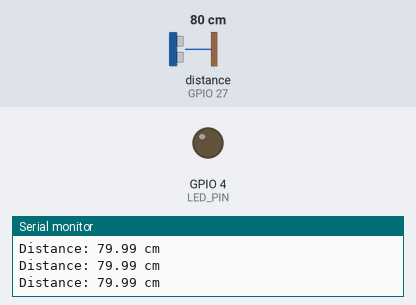
Simulated run of this sketch. Board: ESP32. On the bench: output pins drawn as LEDs (lit = HIGH), the last lines printed to the serial monitor. Wiring (inferred from the names in the program): ultrasonic range finder: trigger GPIO 5; echo GPIO 27. Inputs (shaded band) come from the test bench; at power-on: distance to the obstacle (sensor on GPIO 27) 80 cm. The echo pulse lasts 58.3 µs per cm; WiFi joins after 1.5 s; servers stay silent unless stated; the local clock reads 2024-03-15 10:24:30 at power-on unless the sketch sets it; pins used as bus, display or sensor lines are not drawn.

Above: at 2.7 s.
2.8 s: distance to the obstacle (sensor on GPIO 27) set to 6 cm
4.3 s: distance to the obstacle (sensor on GPIO 27) set to 3 cm
At 5.3 s:
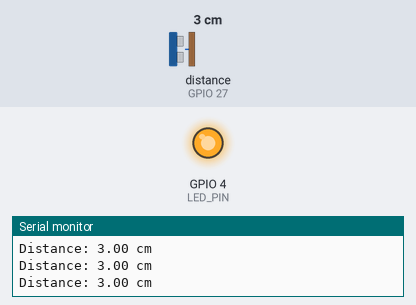
5.8 s: distance to the obstacle (sensor on GPIO 27) set to 9 cm
At 7.0 s:
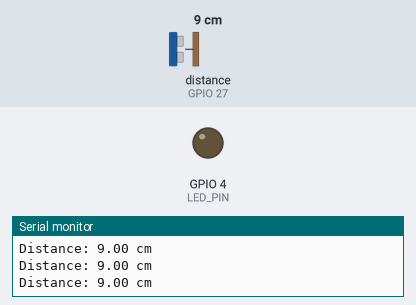
7.4 s: distance to the obstacle (sensor on GPIO 27) set to 2 cm
At 8.7 s:
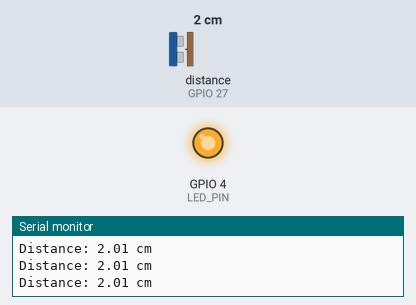
Timing chart, 0 to 10.0 s (numbered marks = the images above; inputs shaded):
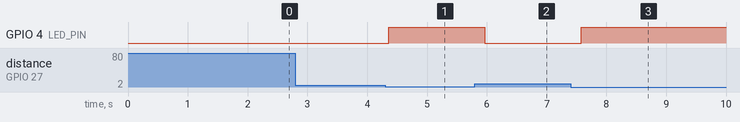

Measured:
- the behaviour switches between 5 and 4 cm on distance to the obstacle (sensor on GPIO 27) (found by bisection; images 0 and 1)
- after the input at 4.3 s, GPIO 4 (LED_PIN): LOW → HIGH after 0.06 s
- after the input at 5.8 s, GPIO 4 (LED_PIN): HIGH → LOW after 0.17 s
- after the input at 7.4 s, GPIO 4 (LED_PIN): LOW → HIGH after 0.18 s

The sketch:

Untitled_jun08b.ino
```cpp
#include "arduino_secrets.h"
/*
  Sketch generated by the Arduino IoT Cloud Thing "Untitled"
  https://create.arduino.cc/cloud/things/e5cfa8ff-74e9-4bcf-bacc-639dd653aba6

  Arduino IoT Cloud Variables description

  The following variables are automatically generated and updated when changes are made to the Thing

  float distance;
  bool switch_led;

  Variables which are marked as READ/WRITE in the Cloud Thing will also have functions
  which are called when their values are changed from the Dashboard.
  These functions are generated with the Thing and added at the end of this sketch.
*/


#include "thingProperties.h"

#define TRIG_PIN 5
#define ECHO_PIN 27
#define LED_PIN 4

void setup() {
  Serial.begin(9600);
  delay(1500);

  pinMode(TRIG_PIN, OUTPUT);
  pinMode(ECHO_PIN, INPUT);
  pinMode(LED_PIN, OUTPUT);
  digitalWrite(LED_PIN, LOW);

  initProperties();

  ArduinoCloud.begin(ArduinoIoTPreferredConnection);

  setDebugMessageLevel(2);
  configTime(0, 0, "pool.ntp.org");
  ArduinoCloud.printDebugInfo();
}

float readDistance() {
  digitalWrite(TRIG_PIN, LOW);
  delayMicroseconds(2);

  digitalWrite(TRIG_PIN, HIGH);
  delayMicroseconds(10);
  digitalWrite(TRIG_PIN, LOW);

  long duration = pulseIn(ECHO_PIN, HIGH);

  float distance = duration * 0.0343 / 2;
  return distance;
}


void onSwitchLedChange() {
  //digitalWrite(4, switch_led ? HIGH : LOW);
}

void loop() {
  ArduinoCloud.update();

  distance = readDistance();

  Serial.print("Distance: ");
  Serial.print(distance);
  Serial.println(" cm");

  if (distance > 0 && distance <= 5) {
    digitalWrite(LED_PIN, HIGH);
    switch_led = true;

  } else {
    digitalWrite(LED_PIN, LOW);
    switch_led = false;
  }

  delay(200);


}
```

arduino_secrets.h
```cpp
#define SECRET_DEVICE_KEY ""
#define SECRET_OPTIONAL_PASS ""
#define SECRET_SSID ""
```

thingProperties.h
```cpp
// Code generated by Arduino IoT Cloud, DO NOT EDIT.

#include <ArduinoIoTCloud.h>
#include <Arduino_ConnectionHandler.h>

const char DEVICE_LOGIN_NAME[]  = "146346c2-4c06-40e7-a007-dec519a68e92";

const char SSID[]               = SECRET_SSID;    // Network SSID (name)
const char PASS[]               = SECRET_OPTIONAL_PASS;    // Network password (use for WPA, or use as key for WEP)
const char DEVICE_KEY[]  = SECRET_DEVICE_KEY;    // Secret device password

void onSwitchLedChange();

float distance;
bool switch_led;

void initProperties(){

  ArduinoCloud.setBoardId(DEVICE_LOGIN_NAME);
  ArduinoCloud.setSecretDeviceKey(DEVICE_KEY);
  ArduinoCloud.addProperty(distance, READ, ON_CHANGE, NULL);
  ArduinoCloud.addProperty(switch_led, READWRITE, ON_CHANGE, onSwitchLedChange);

}

WiFiConnectionHandler ArduinoIoTPreferredConnection(SSID, PASS);
```
